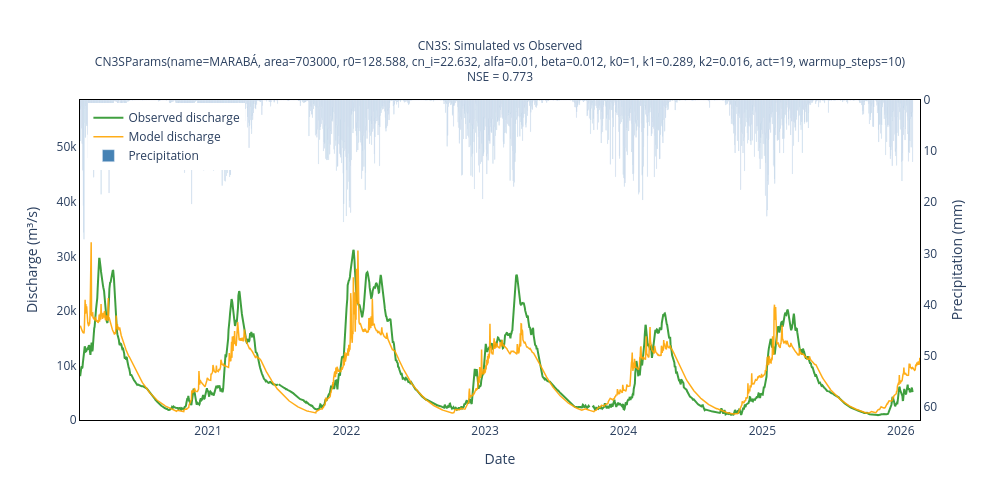

Source (notebook cell):
### Code cell
model.run(inputs["prec_mm"])
model.evaluate(inputs["q_m3s"])
fig = model.plot()
fig

### Figure 1 — Plotly figure (JSON) as saved in the notebook; plotly's stock layout.template omitted (floating-point values rounded to 4 significant figures; data arrays with more than 128 entries replaced by an {"elided": "..."} marker saying what was removed)
{"data": [{"line": {"color": "green", "width": 2}, "name": "Observed discharge", "opacity": 0.75, "type": "scatter", "x": {"elided": "2214 str values"}, "y": {"elided": "2214 float values"}}, {"line": {"color": "orange", "width": 1.5}, "name": "Model discharge", "opacity": 0.9, "type": "scatter", "x": {"elided": "2214 str values"}, "y": {"elided": "2214 float values"}}, {"marker": {"color": "steelblue"}, "name": "Precipitation", "opacity": 1, "type": "bar", "x": {"elided": "2214 str values"}, "y": {"elided": "2214 float values"}, "yaxis": "y2"}], "layout": {"height": 500, "legend": {"x": 0.01, "y": 0.99}, "plot_bgcolor": "white", "title": {"font": {"size": 12}, "text": "CN3S: Simulated vs Observed<br>CN3SParams(name=MARABÁ, area=703000, r0=128.588, cn_i=22.632, alfa=0.01, beta=0.012, k0=1, k1=0.289, k2=0.016, act=19, warmup_steps=10)<br>NSE = 0.773", "x": 0.5, "xanchor": "center"}, "width": 1000, "xaxis": {"linecolor": "black", "linewidth": 1, "mirror": true, "showline": true, "title": {"text": "Date"}}, "yaxis": {"linecolor": "black", "linewidth": 1, "mirror": true, "range": [0, 58650.0], "showline": true, "title": {"text": "Discharge (m³/s)"}}, "yaxis2": {"linecolor": "black", "linewidth": 1, "mirror": true, "overlaying": "y", "range": [62.58, 0], "showline": true, "side": "right", "title": {"text": "Precipitation (mm)"}}}}
